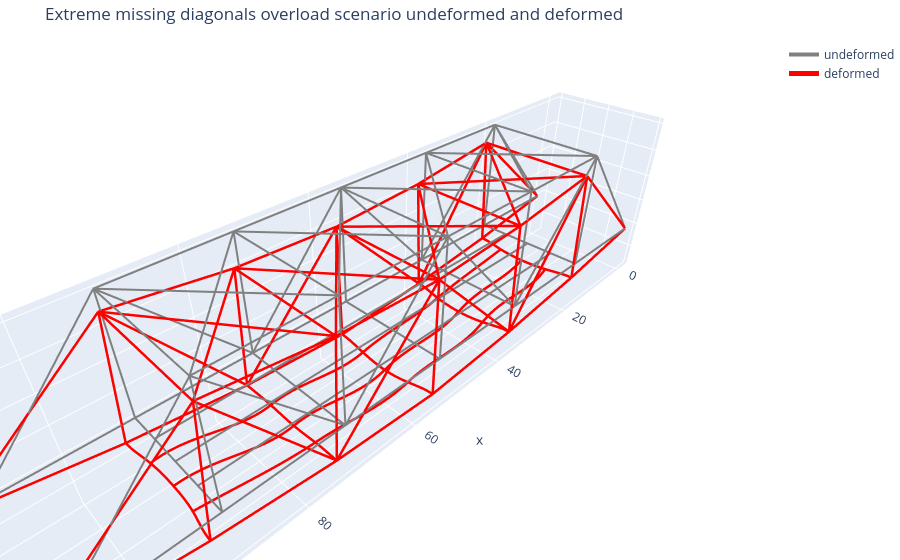

Write notebook code for a chart like this one.
### Code cell
fig_def = plot_structure_plotly(
    clean_model,
    data,
    U=package["results"]["U"],
    scale=8000.0,
    selector="all",
    show_undeformed=True,
    show_deformed=True,
    show_nodes=False,
    show_node_labels=False,
    show_element_hover=False,
    show_member_loads=False,
    title="Extreme missing diagonals overload scenario undeformed and deformed",
    save_html=str(plotly_def_html),
    save_png=str(plotly_def_png),
)

fig_def.show()

print(f"Saved {plotly_def_html}")
print(f"Saved {plotly_def_png}")

### Figure 1 — Plotly figure (JSON) as saved in the notebook; plotly's stock layout.template omitted (floating-point values rounded to 4 significant figures; data arrays with more than 128 entries replaced by an {"elided": "..."} marker saying what was removed)
{"data": [{"hoverinfo": "skip", "line": {"color": "gray", "dash": "solid", "width": 4}, "mode": "lines", "name": "undeformed", "type": "scatter3d", "x": {"elided": "261 float values"}, "y": {"elided": "261 int values"}, "z": {"elided": "261 int values"}}, {"hoverinfo": "skip", "line": {"color": "red", "dash": "solid", "width": 5}, "mode": "lines", "name": "deformed", "type": "scatter3d", "x": {"elided": "869 float values"}, "y": {"elided": "869 float values"}, "z": {"elided": "869 float values"}}], "layout": {"margin": {"b": 0, "l": 0, "r": 0, "t": 40}, "scene": {"aspectmode": "data", "xaxis": {"title": {"text": "x"}}, "yaxis": {"title": {"text": "y"}}, "zaxis": {"title": {"text": "z"}}}, "showlegend": true, "title": {"text": "Extreme missing diagonals overload scenario undeformed and deformed"}}}
